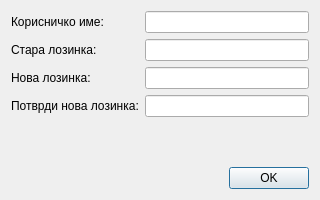
<?xml version="1.0" encoding="UTF-8"?>
<ui version="4.0">
 <class>ChangePasswordDialog</class>
 <widget class="QDialog" name="ChangePasswordDialog">
  <property name="geometry">
   <rect>
    <x>0</x>
    <y>0</y>
    <width>320</width>
    <height>200</height>
   </rect>
  </property>
  <property name="windowTitle">
   <string>Промена на лозинка</string>
  </property>
  <layout class="QGridLayout" name="gridLayout">
   <item row="1" column="1">
    <widget class="QLineEdit" name="lineEditOldPassword">
     <property name="echoMode">
      <enum>QLineEdit::Password</enum>
     </property>
    </widget>
   </item>
   <item row="0" column="1">
    <widget class="QLineEdit" name="lineEditUsername"/>
   </item>
   <item row="0" column="0">
    <widget class="QLabel" name="labelUsername">
     <property name="text">
      <string>Корисничко име:</string>
     </property>
    </widget>
   </item>
   <item row="4" column="0">
    <spacer name="verticalSpacer">
     <property name="orientation">
      <enum>Qt::Vertical</enum>
     </property>
     <property name="sizeHint" stdset="0">
      <size>
       <width>20</width>
       <height>136</height>
      </size>
     </property>
    </spacer>
   </item>
   <item row="1" column="0">
    <widget class="QLabel" name="labelOldPassword">
     <property name="text">
      <string>Стара лозинка:</string>
     </property>
    </widget>
   </item>
   <item row="5" column="1">
    <layout class="QHBoxLayout" name="horizontalLayout">
     <item>
      <spacer name="horizontalSpacer">
       <property name="orientation">
        <enum>Qt::Horizontal</enum>
       </property>
       <property name="sizeHint" stdset="0">
        <size>
         <width>40</width>
         <height>20</height>
        </size>
       </property>
      </spacer>
     </item>
     <item>
      <widget class="QPushButton" name="buttonOK">
       <property name="text">
        <string>OK</string>
       </property>
      </widget>
     </item>
    </layout>
   </item>
   <item row="2" column="1">
    <widget class="QLineEdit" name="lineEditNewPassword1">
     <property name="echoMode">
      <enum>QLineEdit::Password</enum>
     </property>
    </widget>
   </item>
   <item row="3" column="1">
    <widget class="QLineEdit" name="lineEditNewPassword2">
     <property name="echoMode">
      <enum>QLineEdit::Password</enum>
     </property>
    </widget>
   </item>
   <item row="2" column="0">
    <widget class="QLabel" name="label">
     <property name="text">
      <string>Нова лозинка:</string>
     </property>
    </widget>
   </item>
   <item row="3" column="0">
    <widget class="QLabel" name="label_2">
     <property name="text">
      <string>Потврди нова лозинка:</string>
     </property>
    </widget>
   </item>
  </layout>
 </widget>
 <tabstops>
  <tabstop>lineEditUsername</tabstop>
  <tabstop>lineEditOldPassword</tabstop>
  <tabstop>lineEditNewPassword1</tabstop>
  <tabstop>lineEditNewPassword2</tabstop>
  <tabstop>buttonOK</tabstop>
 </tabstops>
 <resources/>
 <connections/>
</ui>
